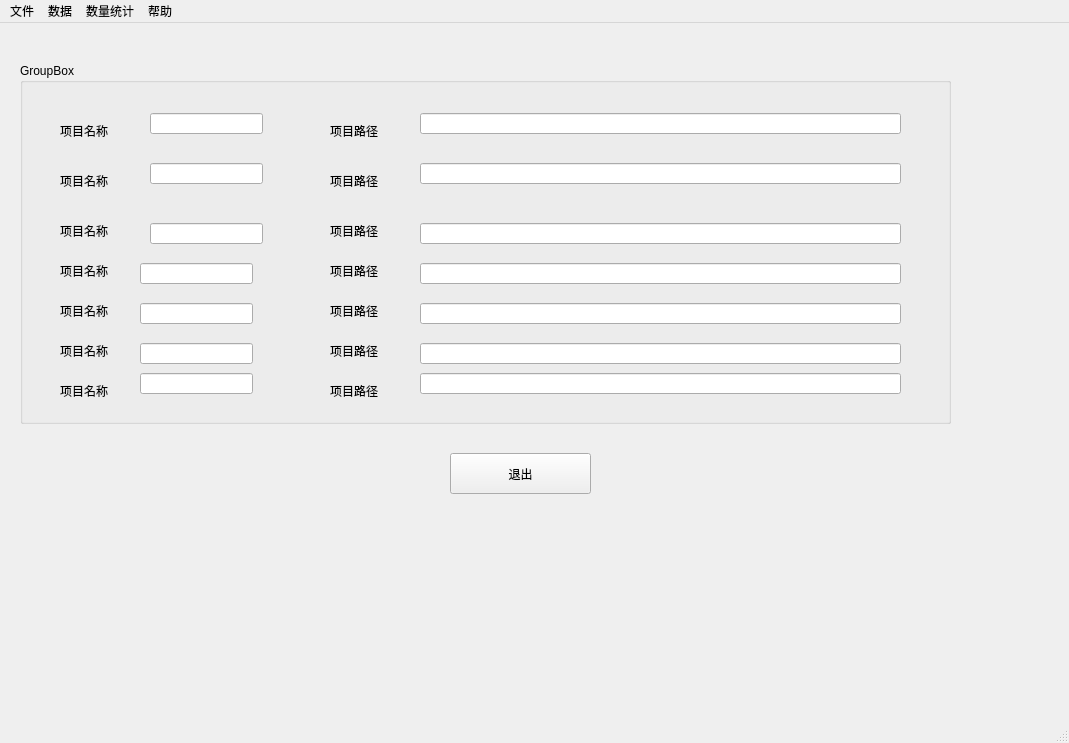
<?xml version="1.0" encoding="UTF-8"?>
<ui version="4.0">
 <class>MainWindow</class>
 <widget class="QMainWindow" name="MainWindow">
  <property name="geometry">
   <rect>
    <x>0</x>
    <y>0</y>
    <width>1069</width>
    <height>743</height>
   </rect>
  </property>
  <property name="windowTitle">
   <string>Road数量计算工具</string>
  </property>
  <widget class="QWidget" name="centralwidget">
   <widget class="QPushButton" name="pushButton_quit">
    <property name="geometry">
     <rect>
      <x>450</x>
      <y>430</y>
      <width>141</width>
      <height>41</height>
     </rect>
    </property>
    <property name="text">
     <string>退出</string>
    </property>
   </widget>
   <widget class="QGroupBox" name="groupBox">
    <property name="geometry">
     <rect>
      <x>20</x>
      <y>40</y>
      <width>931</width>
      <height>361</height>
     </rect>
    </property>
    <property name="title">
     <string>GroupBox</string>
    </property>
    <widget class="QLabel" name="label_prjname">
     <property name="geometry">
      <rect>
       <x>40</x>
       <y>60</y>
       <width>72</width>
       <height>15</height>
      </rect>
     </property>
     <property name="text">
      <string>项目名称</string>
     </property>
    </widget>
    <widget class="QLabel" name="label_prjpath">
     <property name="geometry">
      <rect>
       <x>310</x>
       <y>60</y>
       <width>72</width>
       <height>15</height>
      </rect>
     </property>
     <property name="text">
      <string>项目路径</string>
     </property>
    </widget>
    <widget class="QLabel" name="label_prjpath_2">
     <property name="geometry">
      <rect>
       <x>310</x>
       <y>110</y>
       <width>72</width>
       <height>15</height>
      </rect>
     </property>
     <property name="text">
      <string>项目路径</string>
     </property>
    </widget>
    <widget class="QLabel" name="label_prjname_2">
     <property name="geometry">
      <rect>
       <x>40</x>
       <y>110</y>
       <width>72</width>
       <height>15</height>
      </rect>
     </property>
     <property name="text">
      <string>项目名称</string>
     </property>
    </widget>
    <widget class="QLabel" name="label_prjname_3">
     <property name="geometry">
      <rect>
       <x>40</x>
       <y>160</y>
       <width>72</width>
       <height>15</height>
      </rect>
     </property>
     <property name="text">
      <string>项目名称</string>
     </property>
    </widget>
    <widget class="QLabel" name="label_prjpath_3">
     <property name="geometry">
      <rect>
       <x>310</x>
       <y>160</y>
       <width>72</width>
       <height>15</height>
      </rect>
     </property>
     <property name="text">
      <string>项目路径</string>
     </property>
    </widget>
    <widget class="QLabel" name="label_prjname_4">
     <property name="geometry">
      <rect>
       <x>40</x>
       <y>200</y>
       <width>72</width>
       <height>15</height>
      </rect>
     </property>
     <property name="text">
      <string>项目名称</string>
     </property>
    </widget>
    <widget class="QLabel" name="label_prjpath_4">
     <property name="geometry">
      <rect>
       <x>310</x>
       <y>200</y>
       <width>72</width>
       <height>15</height>
      </rect>
     </property>
     <property name="text">
      <string>项目路径</string>
     </property>
    </widget>
    <widget class="QLabel" name="label_prjpath_5">
     <property name="geometry">
      <rect>
       <x>310</x>
       <y>240</y>
       <width>72</width>
       <height>15</height>
      </rect>
     </property>
     <property name="text">
      <string>项目路径</string>
     </property>
    </widget>
    <widget class="QLabel" name="label_prjname_5">
     <property name="geometry">
      <rect>
       <x>40</x>
       <y>240</y>
       <width>72</width>
       <height>15</height>
      </rect>
     </property>
     <property name="text">
      <string>项目名称</string>
     </property>
    </widget>
    <widget class="QLabel" name="label_prjname_6">
     <property name="geometry">
      <rect>
       <x>40</x>
       <y>280</y>
       <width>72</width>
       <height>15</height>
      </rect>
     </property>
     <property name="text">
      <string>项目名称</string>
     </property>
    </widget>
    <widget class="QLabel" name="label_prjpath_6">
     <property name="geometry">
      <rect>
       <x>310</x>
       <y>280</y>
       <width>72</width>
       <height>15</height>
      </rect>
     </property>
     <property name="text">
      <string>项目路径</string>
     </property>
    </widget>
    <widget class="QLabel" name="label_prjname_7">
     <property name="geometry">
      <rect>
       <x>40</x>
       <y>320</y>
       <width>72</width>
       <height>15</height>
      </rect>
     </property>
     <property name="text">
      <string>项目名称</string>
     </property>
    </widget>
    <widget class="QLabel" name="label_prjpath_7">
     <property name="geometry">
      <rect>
       <x>310</x>
       <y>320</y>
       <width>72</width>
       <height>15</height>
      </rect>
     </property>
     <property name="text">
      <string>项目路径</string>
     </property>
    </widget>
    <widget class="QLineEdit" name="lineEdit_prjname_1">
     <property name="geometry">
      <rect>
       <x>130</x>
       <y>50</y>
       <width>113</width>
       <height>21</height>
      </rect>
     </property>
    </widget>
    <widget class="QLineEdit" name="lineEdit_prjpath_1">
     <property name="geometry">
      <rect>
       <x>400</x>
       <y>50</y>
       <width>481</width>
       <height>21</height>
      </rect>
     </property>
    </widget>
    <widget class="QLineEdit" name="lineEdit_prjname_2">
     <property name="geometry">
      <rect>
       <x>130</x>
       <y>100</y>
       <width>113</width>
       <height>21</height>
      </rect>
     </property>
    </widget>
    <widget class="QLineEdit" name="lineEdit_prjpath_2">
     <property name="geometry">
      <rect>
       <x>400</x>
       <y>100</y>
       <width>481</width>
       <height>21</height>
      </rect>
     </property>
    </widget>
    <widget class="QLineEdit" name="lineEdit_prjname_3">
     <property name="geometry">
      <rect>
       <x>130</x>
       <y>160</y>
       <width>113</width>
       <height>21</height>
      </rect>
     </property>
    </widget>
    <widget class="QLineEdit" name="lineEdit_prjpath_3">
     <property name="geometry">
      <rect>
       <x>400</x>
       <y>160</y>
       <width>481</width>
       <height>21</height>
      </rect>
     </property>
    </widget>
    <widget class="QLineEdit" name="lineEdit_prjname_4">
     <property name="geometry">
      <rect>
       <x>120</x>
       <y>200</y>
       <width>113</width>
       <height>21</height>
      </rect>
     </property>
    </widget>
    <widget class="QLineEdit" name="lineEdit_prjpath_4">
     <property name="geometry">
      <rect>
       <x>400</x>
       <y>200</y>
       <width>481</width>
       <height>21</height>
      </rect>
     </property>
    </widget>
    <widget class="QLineEdit" name="lineEdit_prjname_5">
     <property name="geometry">
      <rect>
       <x>120</x>
       <y>240</y>
       <width>113</width>
       <height>21</height>
      </rect>
     </property>
    </widget>
    <widget class="QLineEdit" name="lineEdit_prjpath_5">
     <property name="geometry">
      <rect>
       <x>400</x>
       <y>240</y>
       <width>481</width>
       <height>21</height>
      </rect>
     </property>
    </widget>
    <widget class="QLineEdit" name="lineEdit_prjpath_6">
     <property name="geometry">
      <rect>
       <x>400</x>
       <y>280</y>
       <width>481</width>
       <height>21</height>
      </rect>
     </property>
    </widget>
    <widget class="QLineEdit" name="lineEdit_prjname_6">
     <property name="geometry">
      <rect>
       <x>120</x>
       <y>280</y>
       <width>113</width>
       <height>21</height>
      </rect>
     </property>
    </widget>
    <widget class="QLineEdit" name="lineEdit_prjpath_7">
     <property name="geometry">
      <rect>
       <x>400</x>
       <y>310</y>
       <width>481</width>
       <height>21</height>
      </rect>
     </property>
    </widget>
    <widget class="QLineEdit" name="lineEdit_prjname_7">
     <property name="geometry">
      <rect>
       <x>120</x>
       <y>310</y>
       <width>113</width>
       <height>21</height>
      </rect>
     </property>
    </widget>
   </widget>
  </widget>
  <widget class="QMenuBar" name="menubar">
   <property name="geometry">
    <rect>
     <x>0</x>
     <y>0</y>
     <width>1069</width>
     <height>26</height>
    </rect>
   </property>
   <widget class="QMenu" name="menu">
    <property name="title">
     <string>文件</string>
    </property>
    <addaction name="action_openprj"/>
   </widget>
   <widget class="QMenu" name="menu_2">
    <property name="title">
     <string>数据</string>
    </property>
    <addaction name="actionHintshuju"/>
    <addaction name="actionEiCAD"/>
    <addaction name="action_BIM"/>
    <addaction name="separator"/>
   </widget>
   <widget class="QMenu" name="menu_3">
    <property name="title">
     <string>帮助</string>
    </property>
   </widget>
   <widget class="QMenu" name="menu_4">
    <property name="title">
     <string>数量统计</string>
    </property>
    <addaction name="action_2"/>
    <addaction name="action_3"/>
   </widget>
   <addaction name="menu"/>
   <addaction name="menu_2"/>
   <addaction name="menu_4"/>
   <addaction name="menu_3"/>
  </widget>
  <widget class="QStatusBar" name="statusbar"/>
  <action name="actionHintshuju">
   <property name="text">
    <string>Hint数据</string>
   </property>
  </action>
  <action name="actionEiCAD">
   <property name="text">
    <string>EiCAD数据</string>
   </property>
  </action>
  <action name="action_BIM">
   <property name="text">
    <string>公路BIM数据</string>
   </property>
  </action>
  <action name="action_2">
   <property name="text">
    <string>边坡</string>
   </property>
  </action>
  <action name="action_3">
   <property name="text">
    <string>排水沟</string>
   </property>
  </action>
  <action name="action_openprj">
   <property name="text">
    <string>打开项目</string>
   </property>
  </action>
 </widget>
 <resources/>
 <connections/>
</ui>
